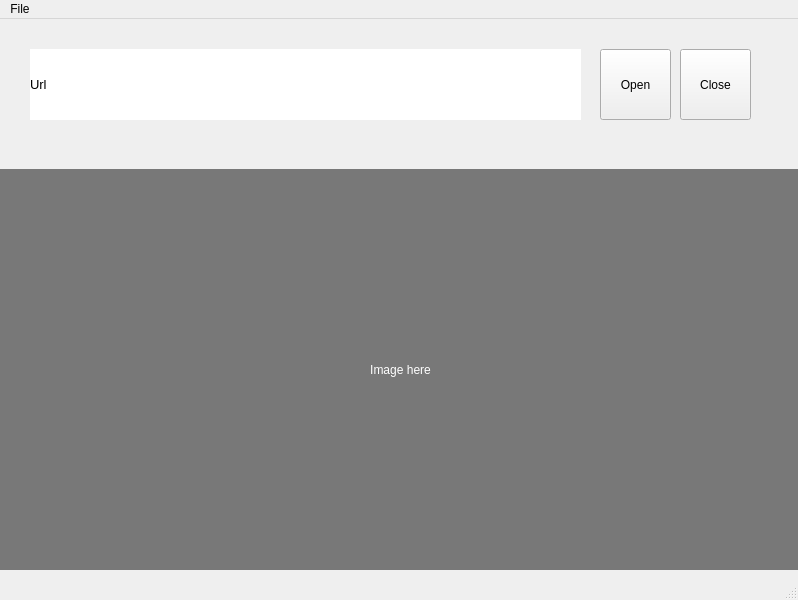
<?xml version="1.0" encoding="UTF-8"?>
<ui version="4.0">
 <class>MainWindow</class>
 <widget class="QMainWindow" name="MainWindow">
  <property name="geometry">
   <rect>
    <x>0</x>
    <y>0</y>
    <width>798</width>
    <height>600</height>
   </rect>
  </property>
  <property name="windowTitle">
   <string>Nhom210</string>
  </property>
  <widget class="QWidget" name="centralwidget">
   <widget class="QPushButton" name="btnOpen">
    <property name="geometry">
     <rect>
      <x>600</x>
      <y>30</y>
      <width>71</width>
      <height>71</height>
     </rect>
    </property>
    <property name="text">
     <string>Open</string>
    </property>
   </widget>
   <widget class="QLabel" name="picBox">
    <property name="geometry">
     <rect>
      <x>0</x>
      <y>150</y>
      <width>801</width>
      <height>401</height>
     </rect>
    </property>
    <property name="palette">
     <palette>
      <active>
       <colorrole role="WindowText">
        <brush brushstyle="SolidPattern">
         <color alpha="255">
          <red>255</red>
          <green>255</green>
          <blue>255</blue>
         </color>
        </brush>
       </colorrole>
       <colorrole role="Button">
        <brush brushstyle="SolidPattern">
         <color alpha="255">
          <red>120</red>
          <green>120</green>
          <blue>120</blue>
         </color>
        </brush>
       </colorrole>
       <colorrole role="Light">
        <brush brushstyle="SolidPattern">
         <color alpha="255">
          <red>180</red>
          <green>180</green>
          <blue>180</blue>
         </color>
        </brush>
       </colorrole>
       <colorrole role="Midlight">
        <brush brushstyle="SolidPattern">
         <color alpha="255">
          <red>150</red>
          <green>150</green>
          <blue>150</blue>
         </color>
        </brush>
       </colorrole>
       <colorrole role="Dark">
        <brush brushstyle="SolidPattern">
         <color alpha="255">
          <red>60</red>
          <green>60</green>
          <blue>60</blue>
         </color>
        </brush>
       </colorrole>
       <colorrole role="Mid">
        <brush brushstyle="SolidPattern">
         <color alpha="255">
          <red>80</red>
          <green>80</green>
          <blue>80</blue>
         </color>
        </brush>
       </colorrole>
       <colorrole role="Text">
        <brush brushstyle="SolidPattern">
         <color alpha="255">
          <red>255</red>
          <green>255</green>
          <blue>255</blue>
         </color>
        </brush>
       </colorrole>
       <colorrole role="BrightText">
        <brush brushstyle="SolidPattern">
         <color alpha="255">
          <red>255</red>
          <green>255</green>
          <blue>255</blue>
         </color>
        </brush>
       </colorrole>
       <colorrole role="ButtonText">
        <brush brushstyle="SolidPattern">
         <color alpha="255">
          <red>255</red>
          <green>255</green>
          <blue>255</blue>
         </color>
        </brush>
       </colorrole>
       <colorrole role="Base">
        <brush brushstyle="SolidPattern">
         <color alpha="255">
          <red>0</red>
          <green>0</green>
          <blue>0</blue>
         </color>
        </brush>
       </colorrole>
       <colorrole role="Window">
        <brush brushstyle="SolidPattern">
         <color alpha="255">
          <red>120</red>
          <green>120</green>
          <blue>120</blue>
         </color>
        </brush>
       </colorrole>
       <colorrole role="Shadow">
        <brush brushstyle="SolidPattern">
         <color alpha="255">
          <red>0</red>
          <green>0</green>
          <blue>0</blue>
         </color>
        </brush>
       </colorrole>
       <colorrole role="AlternateBase">
        <brush brushstyle="SolidPattern">
         <color alpha="255">
          <red>60</red>
          <green>60</green>
          <blue>60</blue>
         </color>
        </brush>
       </colorrole>
       <colorrole role="ToolTipBase">
        <brush brushstyle="SolidPattern">
         <color alpha="255">
          <red>255</red>
          <green>255</green>
          <blue>220</blue>
         </color>
        </brush>
       </colorrole>
       <colorrole role="ToolTipText">
        <brush brushstyle="SolidPattern">
         <color alpha="255">
          <red>0</red>
          <green>0</green>
          <blue>0</blue>
         </color>
        </brush>
       </colorrole>
      </active>
      <inactive>
       <colorrole role="WindowText">
        <brush brushstyle="SolidPattern">
         <color alpha="255">
          <red>255</red>
          <green>255</green>
          <blue>255</blue>
         </color>
        </brush>
       </colorrole>
       <colorrole role="Button">
        <brush brushstyle="SolidPattern">
         <color alpha="255">
          <red>120</red>
          <green>120</green>
          <blue>120</blue>
         </color>
        </brush>
       </colorrole>
       <colorrole role="Light">
        <brush brushstyle="SolidPattern">
         <color alpha="255">
          <red>180</red>
          <green>180</green>
          <blue>180</blue>
         </color>
        </brush>
       </colorrole>
       <colorrole role="Midlight">
        <brush brushstyle="SolidPattern">
         <color alpha="255">
          <red>150</red>
          <green>150</green>
          <blue>150</blue>
         </color>
        </brush>
       </colorrole>
       <colorrole role="Dark">
        <brush brushstyle="SolidPattern">
         <color alpha="255">
          <red>60</red>
          <green>60</green>
          <blue>60</blue>
         </color>
        </brush>
       </colorrole>
       <colorrole role="Mid">
        <brush brushstyle="SolidPattern">
         <color alpha="255">
          <red>80</red>
          <green>80</green>
          <blue>80</blue>
         </color>
        </brush>
       </colorrole>
       <colorrole role="Text">
        <brush brushstyle="SolidPattern">
         <color alpha="255">
          <red>255</red>
          <green>255</green>
          <blue>255</blue>
         </color>
        </brush>
       </colorrole>
       <colorrole role="BrightText">
        <brush brushstyle="SolidPattern">
         <color alpha="255">
          <red>255</red>
          <green>255</green>
          <blue>255</blue>
         </color>
        </brush>
       </colorrole>
       <colorrole role="ButtonText">
        <brush brushstyle="SolidPattern">
         <color alpha="255">
          <red>255</red>
          <green>255</green>
          <blue>255</blue>
         </color>
        </brush>
       </colorrole>
       <colorrole role="Base">
        <brush brushstyle="SolidPattern">
         <color alpha="255">
          <red>0</red>
          <green>0</green>
          <blue>0</blue>
         </color>
        </brush>
       </colorrole>
       <colorrole role="Window">
        <brush brushstyle="SolidPattern">
         <color alpha="255">
          <red>120</red>
          <green>120</green>
          <blue>120</blue>
         </color>
        </brush>
       </colorrole>
       <colorrole role="Shadow">
        <brush brushstyle="SolidPattern">
         <color alpha="255">
          <red>0</red>
          <green>0</green>
          <blue>0</blue>
         </color>
        </brush>
       </colorrole>
       <colorrole role="AlternateBase">
        <brush brushstyle="SolidPattern">
         <color alpha="255">
          <red>60</red>
          <green>60</green>
          <blue>60</blue>
         </color>
        </brush>
       </colorrole>
       <colorrole role="ToolTipBase">
        <brush brushstyle="SolidPattern">
         <color alpha="255">
          <red>255</red>
          <green>255</green>
          <blue>220</blue>
         </color>
        </brush>
       </colorrole>
       <colorrole role="ToolTipText">
        <brush brushstyle="SolidPattern">
         <color alpha="255">
          <red>0</red>
          <green>0</green>
          <blue>0</blue>
         </color>
        </brush>
       </colorrole>
      </inactive>
      <disabled>
       <colorrole role="WindowText">
        <brush brushstyle="SolidPattern">
         <color alpha="255">
          <red>60</red>
          <green>60</green>
          <blue>60</blue>
         </color>
        </brush>
       </colorrole>
       <colorrole role="Button">
        <brush brushstyle="SolidPattern">
         <color alpha="255">
          <red>120</red>
          <green>120</green>
          <blue>120</blue>
         </color>
        </brush>
       </colorrole>
       <colorrole role="Light">
        <brush brushstyle="SolidPattern">
         <color alpha="255">
          <red>180</red>
          <green>180</green>
          <blue>180</blue>
         </color>
        </brush>
       </colorrole>
       <colorrole role="Midlight">
        <brush brushstyle="SolidPattern">
         <color alpha="255">
          <red>150</red>
          <green>150</green>
          <blue>150</blue>
         </color>
        </brush>
       </colorrole>
       <colorrole role="Dark">
        <brush brushstyle="SolidPattern">
         <color alpha="255">
          <red>60</red>
          <green>60</green>
          <blue>60</blue>
         </color>
        </brush>
       </colorrole>
       <colorrole role="Mid">
        <brush brushstyle="SolidPattern">
         <color alpha="255">
          <red>80</red>
          <green>80</green>
          <blue>80</blue>
         </color>
        </brush>
       </colorrole>
       <colorrole role="Text">
        <brush brushstyle="SolidPattern">
         <color alpha="255">
          <red>60</red>
          <green>60</green>
          <blue>60</blue>
         </color>
        </brush>
       </colorrole>
       <colorrole role="BrightText">
        <brush brushstyle="SolidPattern">
         <color alpha="255">
          <red>255</red>
          <green>255</green>
          <blue>255</blue>
         </color>
        </brush>
       </colorrole>
       <colorrole role="ButtonText">
        <brush brushstyle="SolidPattern">
         <color alpha="255">
          <red>60</red>
          <green>60</green>
          <blue>60</blue>
         </color>
        </brush>
       </colorrole>
       <colorrole role="Base">
        <brush brushstyle="SolidPattern">
         <color alpha="255">
          <red>120</red>
          <green>120</green>
          <blue>120</blue>
         </color>
        </brush>
       </colorrole>
       <colorrole role="Window">
        <brush brushstyle="SolidPattern">
         <color alpha="255">
          <red>120</red>
          <green>120</green>
          <blue>120</blue>
         </color>
        </brush>
       </colorrole>
       <colorrole role="Shadow">
        <brush brushstyle="SolidPattern">
         <color alpha="255">
          <red>0</red>
          <green>0</green>
          <blue>0</blue>
         </color>
        </brush>
       </colorrole>
       <colorrole role="AlternateBase">
        <brush brushstyle="SolidPattern">
         <color alpha="255">
          <red>120</red>
          <green>120</green>
          <blue>120</blue>
         </color>
        </brush>
       </colorrole>
       <colorrole role="ToolTipBase">
        <brush brushstyle="SolidPattern">
         <color alpha="255">
          <red>255</red>
          <green>255</green>
          <blue>220</blue>
         </color>
        </brush>
       </colorrole>
       <colorrole role="ToolTipText">
        <brush brushstyle="SolidPattern">
         <color alpha="255">
          <red>0</red>
          <green>0</green>
          <blue>0</blue>
         </color>
        </brush>
       </colorrole>
      </disabled>
     </palette>
    </property>
    <property name="acceptDrops">
     <bool>false</bool>
    </property>
    <property name="autoFillBackground">
     <bool>true</bool>
    </property>
    <property name="text">
     <string>Image here</string>
    </property>
    <property name="alignment">
     <set>Qt::AlignCenter</set>
    </property>
   </widget>
   <widget class="QPushButton" name="btnClose">
    <property name="geometry">
     <rect>
      <x>680</x>
      <y>30</y>
      <width>71</width>
      <height>71</height>
     </rect>
    </property>
    <property name="text">
     <string>Close</string>
    </property>
   </widget>
   <widget class="QLabel" name="urlBox">
    <property name="geometry">
     <rect>
      <x>30</x>
      <y>30</y>
      <width>551</width>
      <height>71</height>
     </rect>
    </property>
    <property name="palette">
     <palette>
      <active>
       <colorrole role="WindowText">
        <brush brushstyle="SolidPattern">
         <color alpha="255">
          <red>0</red>
          <green>0</green>
          <blue>0</blue>
         </color>
        </brush>
       </colorrole>
       <colorrole role="Button">
        <brush brushstyle="SolidPattern">
         <color alpha="255">
          <red>255</red>
          <green>255</green>
          <blue>255</blue>
         </color>
        </brush>
       </colorrole>
       <colorrole role="Light">
        <brush brushstyle="SolidPattern">
         <color alpha="255">
          <red>255</red>
          <green>255</green>
          <blue>255</blue>
         </color>
        </brush>
       </colorrole>
       <colorrole role="Midlight">
        <brush brushstyle="SolidPattern">
         <color alpha="255">
          <red>255</red>
          <green>255</green>
          <blue>255</blue>
         </color>
        </brush>
       </colorrole>
       <colorrole role="Dark">
        <brush brushstyle="SolidPattern">
         <color alpha="255">
          <red>127</red>
          <green>127</green>
          <blue>127</blue>
         </color>
        </brush>
       </colorrole>
       <colorrole role="Mid">
        <brush brushstyle="SolidPattern">
         <color alpha="255">
          <red>170</red>
          <green>170</green>
          <blue>170</blue>
         </color>
        </brush>
       </colorrole>
       <colorrole role="Text">
        <brush brushstyle="SolidPattern">
         <color alpha="255">
          <red>0</red>
          <green>0</green>
          <blue>0</blue>
         </color>
        </brush>
       </colorrole>
       <colorrole role="BrightText">
        <brush brushstyle="SolidPattern">
         <color alpha="255">
          <red>255</red>
          <green>255</green>
          <blue>255</blue>
         </color>
        </brush>
       </colorrole>
       <colorrole role="ButtonText">
        <brush brushstyle="SolidPattern">
         <color alpha="255">
          <red>0</red>
          <green>0</green>
          <blue>0</blue>
         </color>
        </brush>
       </colorrole>
       <colorrole role="Base">
        <brush brushstyle="SolidPattern">
         <color alpha="255">
          <red>255</red>
          <green>255</green>
          <blue>255</blue>
         </color>
        </brush>
       </colorrole>
       <colorrole role="Window">
        <brush brushstyle="SolidPattern">
         <color alpha="255">
          <red>255</red>
          <green>255</green>
          <blue>255</blue>
         </color>
        </brush>
       </colorrole>
       <colorrole role="Shadow">
        <brush brushstyle="SolidPattern">
         <color alpha="255">
          <red>0</red>
          <green>0</green>
          <blue>0</blue>
         </color>
        </brush>
       </colorrole>
       <colorrole role="AlternateBase">
        <brush brushstyle="SolidPattern">
         <color alpha="255">
          <red>255</red>
          <green>255</green>
          <blue>255</blue>
         </color>
        </brush>
       </colorrole>
       <colorrole role="ToolTipBase">
        <brush brushstyle="SolidPattern">
         <color alpha="255">
          <red>255</red>
          <green>255</green>
          <blue>220</blue>
         </color>
        </brush>
       </colorrole>
       <colorrole role="ToolTipText">
        <brush brushstyle="SolidPattern">
         <color alpha="255">
          <red>0</red>
          <green>0</green>
          <blue>0</blue>
         </color>
        </brush>
       </colorrole>
      </active>
      <inactive>
       <colorrole role="WindowText">
        <brush brushstyle="SolidPattern">
         <color alpha="255">
          <red>0</red>
          <green>0</green>
          <blue>0</blue>
         </color>
        </brush>
       </colorrole>
       <colorrole role="Button">
        <brush brushstyle="SolidPattern">
         <color alpha="255">
          <red>255</red>
          <green>255</green>
          <blue>255</blue>
         </color>
        </brush>
       </colorrole>
       <colorrole role="Light">
        <brush brushstyle="SolidPattern">
         <color alpha="255">
          <red>255</red>
          <green>255</green>
          <blue>255</blue>
         </color>
        </brush>
       </colorrole>
       <colorrole role="Midlight">
        <brush brushstyle="SolidPattern">
         <color alpha="255">
          <red>255</red>
          <green>255</green>
          <blue>255</blue>
         </color>
        </brush>
       </colorrole>
       <colorrole role="Dark">
        <brush brushstyle="SolidPattern">
         <color alpha="255">
          <red>127</red>
          <green>127</green>
          <blue>127</blue>
         </color>
        </brush>
       </colorrole>
       <colorrole role="Mid">
        <brush brushstyle="SolidPattern">
         <color alpha="255">
          <red>170</red>
          <green>170</green>
          <blue>170</blue>
         </color>
        </brush>
       </colorrole>
       <colorrole role="Text">
        <brush brushstyle="SolidPattern">
         <color alpha="255">
          <red>0</red>
          <green>0</green>
          <blue>0</blue>
         </color>
        </brush>
       </colorrole>
       <colorrole role="BrightText">
        <brush brushstyle="SolidPattern">
         <color alpha="255">
          <red>255</red>
          <green>255</green>
          <blue>255</blue>
         </color>
        </brush>
       </colorrole>
       <colorrole role="ButtonText">
        <brush brushstyle="SolidPattern">
         <color alpha="255">
          <red>0</red>
          <green>0</green>
          <blue>0</blue>
         </color>
        </brush>
       </colorrole>
       <colorrole role="Base">
        <brush brushstyle="SolidPattern">
         <color alpha="255">
          <red>255</red>
          <green>255</green>
          <blue>255</blue>
         </color>
        </brush>
       </colorrole>
       <colorrole role="Window">
        <brush brushstyle="SolidPattern">
         <color alpha="255">
          <red>255</red>
          <green>255</green>
          <blue>255</blue>
         </color>
        </brush>
       </colorrole>
       <colorrole role="Shadow">
        <brush brushstyle="SolidPattern">
         <color alpha="255">
          <red>0</red>
          <green>0</green>
          <blue>0</blue>
         </color>
        </brush>
       </colorrole>
       <colorrole role="AlternateBase">
        <brush brushstyle="SolidPattern">
         <color alpha="255">
          <red>255</red>
          <green>255</green>
          <blue>255</blue>
         </color>
        </brush>
       </colorrole>
       <colorrole role="ToolTipBase">
        <brush brushstyle="SolidPattern">
         <color alpha="255">
          <red>255</red>
          <green>255</green>
          <blue>220</blue>
         </color>
        </brush>
       </colorrole>
       <colorrole role="ToolTipText">
        <brush brushstyle="SolidPattern">
         <color alpha="255">
          <red>0</red>
          <green>0</green>
          <blue>0</blue>
         </color>
        </brush>
       </colorrole>
      </inactive>
      <disabled>
       <colorrole role="WindowText">
        <brush brushstyle="SolidPattern">
         <color alpha="255">
          <red>127</red>
          <green>127</green>
          <blue>127</blue>
         </color>
        </brush>
       </colorrole>
       <colorrole role="Button">
        <brush brushstyle="SolidPattern">
         <color alpha="255">
          <red>255</red>
          <green>255</green>
          <blue>255</blue>
         </color>
        </brush>
       </colorrole>
       <colorrole role="Light">
        <brush brushstyle="SolidPattern">
         <color alpha="255">
          <red>255</red>
          <green>255</green>
          <blue>255</blue>
         </color>
        </brush>
       </colorrole>
       <colorrole role="Midlight">
        <brush brushstyle="SolidPattern">
         <color alpha="255">
          <red>255</red>
          <green>255</green>
          <blue>255</blue>
         </color>
        </brush>
       </colorrole>
       <colorrole role="Dark">
        <brush brushstyle="SolidPattern">
         <color alpha="255">
          <red>127</red>
          <green>127</green>
          <blue>127</blue>
         </color>
        </brush>
       </colorrole>
       <colorrole role="Mid">
        <brush brushstyle="SolidPattern">
         <color alpha="255">
          <red>170</red>
          <green>170</green>
          <blue>170</blue>
         </color>
        </brush>
       </colorrole>
       <colorrole role="Text">
        <brush brushstyle="SolidPattern">
         <color alpha="255">
          <red>127</red>
          <green>127</green>
          <blue>127</blue>
         </color>
        </brush>
       </colorrole>
       <colorrole role="BrightText">
        <brush brushstyle="SolidPattern">
         <color alpha="255">
          <red>255</red>
          <green>255</green>
          <blue>255</blue>
         </color>
        </brush>
       </colorrole>
       <colorrole role="ButtonText">
        <brush brushstyle="SolidPattern">
         <color alpha="255">
          <red>127</red>
          <green>127</green>
          <blue>127</blue>
         </color>
        </brush>
       </colorrole>
       <colorrole role="Base">
        <brush brushstyle="SolidPattern">
         <color alpha="255">
          <red>255</red>
          <green>255</green>
          <blue>255</blue>
         </color>
        </brush>
       </colorrole>
       <colorrole role="Window">
        <brush brushstyle="SolidPattern">
         <color alpha="255">
          <red>255</red>
          <green>255</green>
          <blue>255</blue>
         </color>
        </brush>
       </colorrole>
       <colorrole role="Shadow">
        <brush brushstyle="SolidPattern">
         <color alpha="255">
          <red>0</red>
          <green>0</green>
          <blue>0</blue>
         </color>
        </brush>
       </colorrole>
       <colorrole role="AlternateBase">
        <brush brushstyle="SolidPattern">
         <color alpha="255">
          <red>255</red>
          <green>255</green>
          <blue>255</blue>
         </color>
        </brush>
       </colorrole>
       <colorrole role="ToolTipBase">
        <brush brushstyle="SolidPattern">
         <color alpha="255">
          <red>255</red>
          <green>255</green>
          <blue>220</blue>
         </color>
        </brush>
       </colorrole>
       <colorrole role="ToolTipText">
        <brush brushstyle="SolidPattern">
         <color alpha="255">
          <red>0</red>
          <green>0</green>
          <blue>0</blue>
         </color>
        </brush>
       </colorrole>
      </disabled>
     </palette>
    </property>
    <property name="font">
     <font>
      <pointsize>10</pointsize>
     </font>
    </property>
    <property name="autoFillBackground">
     <bool>true</bool>
    </property>
    <property name="text">
     <string>Url</string>
    </property>
   </widget>
  </widget>
  <widget class="QMenuBar" name="menubar">
   <property name="geometry">
    <rect>
     <x>0</x>
     <y>0</y>
     <width>798</width>
     <height>26</height>
    </rect>
   </property>
   <widget class="QMenu" name="menuFile">
    <property name="title">
     <string>File</string>
    </property>
    <addaction name="actionOpen"/>
    <addaction name="separator"/>
    <addaction name="actionAbout"/>
    <addaction name="separator"/>
    <addaction name="actionExit"/>
   </widget>
   <addaction name="menuFile"/>
  </widget>
  <widget class="QStatusBar" name="statusbar"/>
  <action name="actionOpen">
   <property name="text">
    <string>Open</string>
   </property>
   <property name="shortcut">
    <string>Ctrl+O</string>
   </property>
  </action>
  <action name="actionExit">
   <property name="text">
    <string>Exit</string>
   </property>
  </action>
  <action name="actionAbout">
   <property name="text">
    <string>About</string>
   </property>
  </action>
 </widget>
 <resources/>
 <connections/>
</ui>
